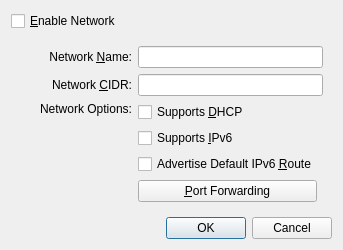
<ui version="4.0">
 <comment>
 VBox frontends: Qt4 GUI ("VirtualBox"):

 Copyright (C) 2009-2013 Oracle Corporation

 This file is part of VirtualBox Open Source Edition (OSE), as
 available from http://www.virtualbox.org. This file is free software;
 you can redistribute it and/or modify it under the terms of the GNU
 General Public License (GPL) as published by the Free Software
 Foundation, in version 2 as it comes in the "COPYING" file of the
 VirtualBox OSE distribution. VirtualBox OSE is distributed in the
 hope that it will be useful, but WITHOUT ANY WARRANTY of any kind.
 </comment>
 <class>UIGlobalSettingsNetworkDetailsNAT</class>
 <widget class="QWidget" name="UIGlobalSettingsNetworkDetailsNAT">
  <property name="windowTitle">
   <string>NAT Network Details</string>
  </property>
  <layout class="QGridLayout">
   <item row="0" column="0">
    <widget class="QCheckBox" name="m_pCheckboxNetwork">
     <property name="text">
      <string>&amp;Enable Network</string>
     </property>
     <property name="toolTip">
      <string>When checked, this network will be enabled.</string>
     </property>
    </widget>
   </item>
   <item row="1" column="0" colspan="2">
    <widget class="QWidget" name="m_pContainerOptions">
     <layout class="QGridLayout">
      <item row="0" column="0">
       <spacer>
        <property name="orientation">
         <enum>Qt::Horizontal</enum>
        </property>
        <property name="sizeType">
         <enum>QSizePolicy::Fixed</enum>
        </property>
        <property name="sizeHint" stdset="0">
         <size>
          <width>20</width>
          <height>0</height>
         </size>
        </property>
       </spacer>
      </item>
      <item row="0" column="1">
       <widget class="QLabel" name="m_pLabelNetworkName">
        <property name="text">
         <string>Network &amp;Name:</string>
        </property>
        <property name="alignment">
         <set>Qt::AlignRight|Qt::AlignTrailing|Qt::AlignVCenter</set>
        </property>
        <property name="buddy">
         <cstring>m_pEditorNetworkName</cstring>
        </property>
       </widget>
      </item>
      <item row="0" column="2" colspan="2">
       <widget class="QLineEdit" name="m_pEditorNetworkName">
        <property name="toolTip">
         <string>Holds the name for this network.</string>
        </property>
       </widget>
      </item>
      <item row="1" column="1">
       <widget class="QLabel" name="m_pLabelNetworkCIDR">
        <property name="text">
         <string>Network &amp;CIDR:</string>
        </property>
        <property name="alignment">
         <set>Qt::AlignRight|Qt::AlignTrailing|Qt::AlignVCenter</set>
        </property>
        <property name="buddy">
         <cstring>m_pEditorNetworkCIDR</cstring>
        </property>
       </widget>
      </item>
      <item row="1" column="2" colspan="2">
       <widget class="QLineEdit" name="m_pEditorNetworkCIDR">
        <property name="toolTip">
         <string>Holds the CIDR for this network.</string>
        </property>
       </widget>
      </item>
      <item row="2" column="1">
       <widget class="QLabel" name="m_pLabelOptionsAdvanced">
        <property name="alignment">
         <set>Qt::AlignRight|Qt::AlignTrailing|Qt::AlignTop</set>
        </property>
        <property name="text">
         <string>Network Options:</string>
        </property>
       </widget>
      </item>
      <item row="2" column="2">
       <widget class="QCheckBox" name="m_pCheckboxSupportsDHCP">
        <property name="text">
         <string>Supports &amp;DHCP</string>
        </property>
        <property name="toolTip">
         <string>When checked, this network will support DHCP.</string>
        </property>
       </widget>
      </item>
      <item row="3" column="2">
       <widget class="QCheckBox" name="m_pCheckboxSupportsIPv6">
        <property name="text">
         <string>Supports &amp;IPv6</string>
        </property>
        <property name="toolTip">
         <string>When checked, this network will support IPv6.</string>
        </property>
       </widget>
      </item>
      <item row="4" column="2">
       <widget class="QCheckBox" name="m_pCheckboxAdvertiseDefaultIPv6Route">
        <property name="text">
         <string>Advertise Default IPv6 &amp;Route</string>
        </property>
        <property name="toolTip">
         <string>When checked, this network will be advertised as the default IPv6 route.</string>
        </property>
       </widget>
      </item>
      <item row="5" column="2">
       <widget class="QPushButton" name="m_pButtonPortForwarding">
        <property name="whatsThis">
         <string>Displays a window to configure port forwarding rules.</string>
        </property>
        <property name="text">
         <string>&amp;Port Forwarding</string>
        </property>
       </widget>
      </item>
     </layout>
    </widget>
   </item>
   <item row="2" column="0" colspan="2">
    <spacer>
     <property name="orientation">
      <enum>Qt::Vertical</enum>
     </property>
     <property name="sizeHint" stdset="0">
      <size>
       <width>0</width>
       <height>0</height>
      </size>
     </property>
    </spacer>
   </item>
   <item row="3" column="0" colspan="2">
    <widget class="QIDialogButtonBox" name="m_pButtonBox">
     <property name="standardButtons">
      <set>QDialogButtonBox::Cancel|QDialogButtonBox::NoButton|QDialogButtonBox::Ok</set>
     </property>
    </widget>
   </item>
  </layout>
 </widget>
 <customwidgets>
  <customwidget>
   <class>QIDialogButtonBox</class>
   <extends>QDialogButtonBox</extends>
   <header>QIDialogButtonBox.h</header>
  </customwidget>
 </customwidgets>
 <resources/>
 <connections>
  <connection>
   <sender>m_pCheckboxNetwork</sender>
   <signal>toggled(bool)</signal>
   <receiver>m_pContainerOptions</receiver>
   <slot>setEnabled(bool)</slot>
  </connection>
  <connection>
   <sender>m_pCheckboxSupportsIPv6</sender>
   <signal>toggled(bool)</signal>
   <receiver>m_pCheckboxAdvertiseDefaultIPv6Route</receiver>
   <slot>setEnabled(bool)</slot>
  </connection>
  <connection>
   <sender>m_pButtonPortForwarding</sender>
   <signal>clicked(bool)</signal>
   <receiver>UIGlobalSettingsNetworkDetailsNAT</receiver>
   <slot>sltEditPortForwarding()</slot>
  </connection>
  <connection>
   <sender>m_pButtonBox</sender>
   <signal>accepted()</signal>
   <receiver>UIGlobalSettingsNetworkDetailsNAT</receiver>
   <slot>accept()</slot>
  </connection>
  <connection>
   <sender>m_pButtonBox</sender>
   <signal>rejected()</signal>
   <receiver>UIGlobalSettingsNetworkDetailsNAT</receiver>
   <slot>reject()</slot>
  </connection>
 </connections>
</ui>
